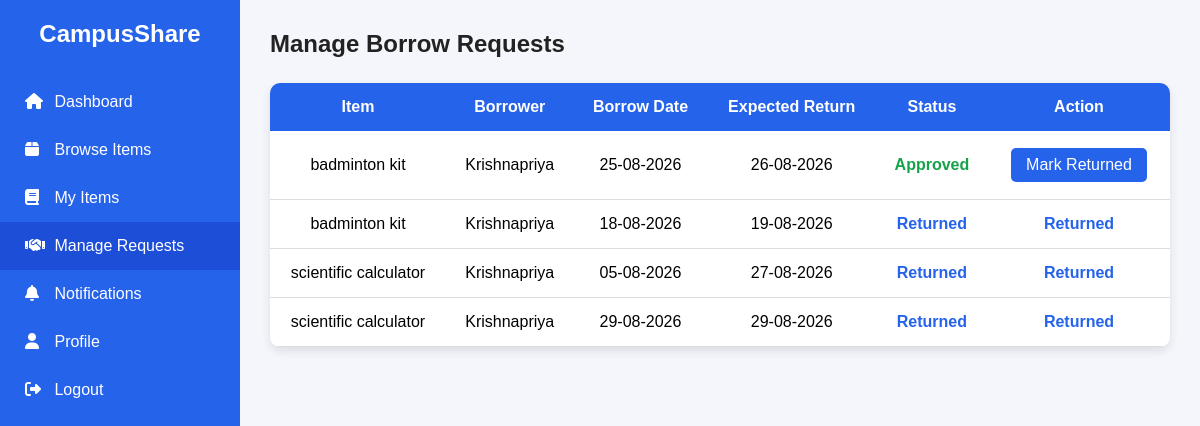
Page /CommunityItemSharingPortal/manage_requests.php (signed in) on the committed database.
### tables this page shows
CREATE TABLE `borrow_requests` (
  `request_id` int(11) NOT NULL,
  `item_id` int(11) NOT NULL,
  `borrower_id` int(11) NOT NULL,
  `owner_id` int(11) NOT NULL,
  `borrow_date` date DEFAULT NULL,
  `expected_return_date` date DEFAULT NULL,
  `actual_return_date` date DEFAULT NULL,
  `status` enum('Pending','Approved','Rejected','Returned') DEFAULT 'Pending',
  `owner_message` varchar(255) DEFAULT NULL,
  `request_date` timestamp NOT NULL DEFAULT current_timestamp(),
  `approved_date` datetime DEFAULT NULL,
  `returned_date` datetime DEFAULT NULL
);

CREATE TABLE `items` (
  `item_id` int(11) NOT NULL,
  `user_id` int(11) NOT NULL,
  `category_id` int(11) NOT NULL,
  `item_name` varchar(100) NOT NULL,
  `description` text DEFAULT NULL,
  `item_condition` varchar(50) DEFAULT NULL,
  `availability` enum('Available','Borrowed') DEFAULT 'Available',
  `location` varchar(100) DEFAULT NULL,
  `image` varchar(255) DEFAULT NULL,
  `created_at` timestamp NOT NULL DEFAULT current_timestamp()
);

CREATE TABLE `users` (
  `user_id` int(11) NOT NULL,
  `full_name` varchar(100) NOT NULL,
  `email` varchar(100) NOT NULL,
  `phone` varchar(15) DEFAULT NULL,
  `department` varchar(50) DEFAULT NULL,
  `year_of_study` varchar(20) DEFAULT NULL,
  `password` varchar(255) NOT NULL,
  `security_question` varchar(255) NOT NULL,
  `security_answer` varchar(255) NOT NULL,
  `profile_image` varchar(255) DEFAULT NULL,
  `created_at` timestamp NOT NULL DEFAULT current_timestamp()
);

### CommunityItemSharingPortal/manage_requests.php (the view, shortened to what this page needs)
<?php
include("includes/db.php");
$user_id = $_SESSION['user_id'];
$sql = "
SELECT
    br.*,
    i.item_name,
    u.full_name
FROM borrow_requests br
INNER JOIN items i
    ON br.item_id = i.item_id
INNER JOIN users u
    ON br.borrower_id = u.user_id
WHERE br.owner_id='$user_id'
ORDER BY br.request_date DESC
";
$result = mysqli_query($conn, $sql);
?>
<!DOCTYPE html>
<html lang="en">
<head>
<link rel="stylesheet"
href="https://cdnjs.cloudflare.com/ajax/libs/font-awesome/6.5.2/css/all.min.css">
</head>
<body>
<div class="sidebar">
<h2>CampusShare</h2>
<a href="dashboard.php">
<i class="fa fa-house"></i>
Dashboard
</a>
<a href="browse_items.php">
<i class="fa fa-box"></i>
Browse Items
</a>
<a href="my_items.php">
<i class="fa fa-book"></i>
My Items
</a>
<a href="manage_requests.php" class="active">
<i class="fa fa-handshake"></i>
Manage Requests
</a>
<a href="notifications.php">
<i class="fa fa-bell"></i>
Notifications
</a>
<a href="profile.php">
<i class="fa fa-user"></i>
Profile
</a>
<a href="logout.php">
<i class="fa fa-right-from-bracket"></i>
Logout
</a>
</div>
<div class="main">
<h2>Manage Borrow Requests</h2>
<table>
<tr>
<th>Item</th>
<th>Borrower</th>
<th>Borrow Date</th>
<th>Expected Return</th>
<th>Status</th>
<th>Action</th>
</tr>
<?php
if(mysqli_num_rows($result) > 0)
{
while($row = mysqli_fetch_assoc($result))
{
?>
<tr>
<td>
<?php echo htmlspecialchars($row['item_name']); ?>
</td>
<td>
<?php echo htmlspecialchars($row['full_name']); ?>
</td>
<td>
<?php echo date("d-m-Y", strtotime($row['borrow_date'])); ?>
</td>
<td>
<?php echo date("d-m-Y", strtotime($row['expected_return_date'])); ?>
</td>
<td>
<span class="<?php echo strtolower($row['status']); ?>">
<?php echo htmlspecialchars($row['status']); ?>
</span>
</td>
<td>
<?php
if($row['status']=="Pending")
{
?>
<a
class="approve"
href="manage_requests.php?approve=<?php echo $row['request_id']; ?>"
onclick="return confirm('Approve this borrow request?');">
Approve
</a>
<a
class="reject"
href="manage_requests.php?reject=<?php echo $row['request_id']; ?>"
onclick="return confirm('Reject this borrow request?');">
Reject
</a>
<?php
}
elseif($row['status']=="Approved")
{
?>
<a
class="return"
href="return_item.php?request_id=<?php echo $row['request_id']; ?>"
onclick="return confirm('Mark this item as returned?');">
Mark Returned
</a>
<?php
}
elseif($row['status']=="Returned")
{
echo "<span class='returned'>Returned</span>";
}
elseif($row['status']=="Rejected")
{
echo "<span class='rejected'>Rejected</span>";
}
?>
</td>
</tr>
<?php
}
}
?>
</table>
</div>
</body>
</html>

### CommunityItemSharingPortal/manage_requests.php (style rules this page uses)
* { margin:0; padding:0; box-sizing:border-box; font-family:Arial,sans-serif; }
body { background:#f4f6fb; }
.sidebar { position:fixed; left:0; top:0; width:240px; height:100vh; background:#2563eb; padding-top:20px; overflow:auto; }
.sidebar h2 { color:#fff; text-align:center; margin-bottom:30px; }
.sidebar a { display:block; padding:15px 25px; color:#fff; text-decoration:none; font-size:16px; transition:.3s; }
.sidebar a i { width:25px; }
.sidebar a:hover, .sidebar .active { background:#1d4ed8; }
.main { margin-left:240px; padding:30px; }
.main h2 { margin-bottom:25px; color:#222; }
table { width:100%; background:#fff; border-collapse:collapse; border-radius:10px; overflow:hidden; box-shadow:0 4px 10px rgba(0,0,0,.1); }
th { background:#2563eb; color:#fff; padding:15px; }
td { padding:15px; border-bottom:1px solid #ddd; text-align:center; }
.return { display:inline-block; padding:8px 15px; background:#2563eb; color:#fff; text-decoration:none; border-radius:5px; margin:2px; }
.approved { color:#16a34a; font-weight:bold; }
.returned { color:#2563eb; font-weight:bold; }

### rows in the picture
borrow_requests: item.item_name "badminton kit", borrower.full_name "Krishnapriya", borrow_date "25-08-2026", expected_return_date "26-08-2026", status "Approved"
borrow_requests: item.item_name "badminton kit", borrower.full_name "Krishnapriya", borrow_date "18-08-2026", expected_return_date "19-08-2026", status "Returned"
borrow_requests: item.item_name "scientific calculator", borrower.full_name "Krishnapriya", borrow_date "05-08-2026", expected_return_date "27-08-2026", status "Returned"
borrow_requests: item.item_name "scientific calculator", borrower.full_name "Krishnapriya", borrow_date "29-08-2026", expected_return_date "29-08-2026", status "Returned"
